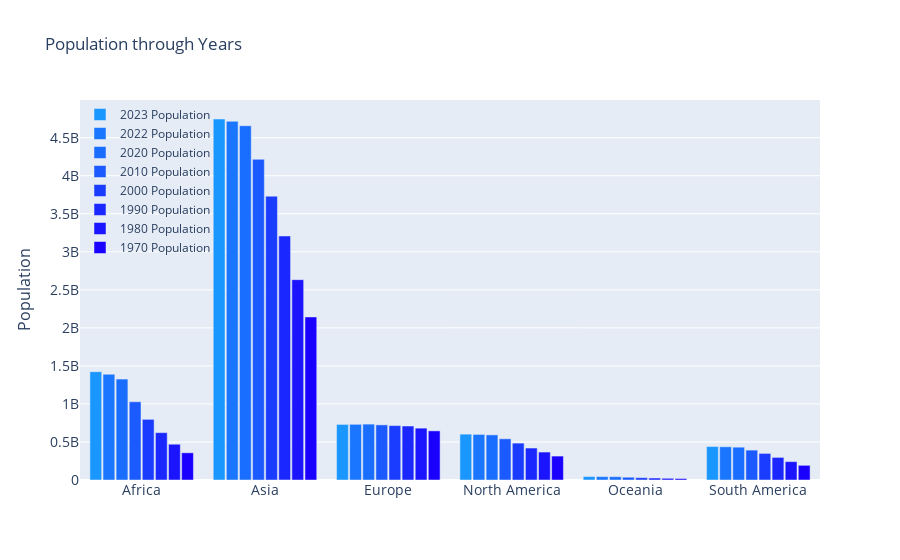

This figure's notebook cell:
### Code cell
fig = go.Figure()
fig.add_trace(go.Bar(x=df_continent["#"],
                y=df_continent["2023 Population"],
                name='2023 Population',
                marker_color='rgb(26, 150, 255)'
                ))
fig.add_trace(go.Bar(x=df_continent["#"],
                y=df_continent["2022 Population"],
                name='2022 Population',
                marker_color='rgb(26, 118, 255)'
                ))
fig.add_trace(go.Bar(x=df_continent["#"],
                y=df_continent["2020 Population"],
                name='2020 Population',
                marker_color='rgb(26, 110, 255)'
                ))

fig.add_trace(go.Bar(x=df_continent["#"],
                y=df_continent["2010 Population"],
                name='2010 Population',
                marker_color='rgb(26, 90, 255)'
                ))
fig.add_trace(go.Bar(x=df_continent["#"],
                y=df_continent["2000 Population"],
                name='2000 Population',
                marker_color='rgb(26, 60, 255)'
                ))
fig.add_trace(go.Bar(x=df_continent["#"],
                y=df_continent["1990 Population"],
                name='1990 Population',
                marker_color='rgb(26, 40, 255)'
                ))
fig.add_trace(go.Bar(x=df_continent["#"],
                y=df_continent["1980 Population"],
                name='1980 Population',
                marker_color='rgb(26, 20, 255)'
                ))

fig.add_trace(go.Bar(x=df_continent["#"],
                y=df_continent["1970 Population"],
                name='1970 Population',
                marker_color='rgb(26, 0, 255)'
                ))

fig.update_layout(
    title='Population through Years',
    xaxis_tickfont_size=14,
    yaxis=dict(
        title='Population',
        titlefont_size=16,
        tickfont_size=14,
    ),
    legend=dict(
        x=0,
        y=1.0,
        bgcolor='rgba(255, 255, 255, 0)',
        bordercolor='rgba(255, 255, 255, 0)'
    ),
    barmode='group',
    bargap=0.15, # gap between bars of adjacent location coordinates.
    bargroupgap=0.1 # gap between bars of the same location coordinate.
)
fig.show()

### Figure 1 — Plotly figure (JSON) as saved in the notebook; plotly's stock layout.template omitted (floating-point values rounded to 4 significant figures)
{"data": [{"marker": {"color": "rgb(26, 150, 255)"}, "name": "2023 Population", "type": "bar", "x": ["Africa", "Asia", "Europe", "North America", "Oceania", "South America"], "y": [1423576561, 4745744209, 730837759, 602932251, 45380312, 439715218]}, {"marker": {"color": "rgb(26, 118, 255)"}, "name": "2022 Population", "type": "bar", "x": ["Africa", "Asia", "Europe", "North America", "Oceania", "South America"], "y": [1390698267, 4715438034, 732119425, 599076114, 44418874, 436812828]}, {"marker": {"color": "rgb(26, 110, 255)"}, "name": "2020 Population", "type": "bar", "x": ["Africa", "Asia", "Europe", "North America", "Oceania", "South America"], "y": [1326293213, 4657390851, 734733055, 593024283, 43319480, 431526296]}, {"marker": {"color": "rgb(26, 90, 255)"}, "name": "2010 Population", "type": "bar", "x": ["Africa", "Asia", "Europe", "North America", "Oceania", "South America"], "y": [1027984257, 4215491752, 724655925, 541595792, 36487265, 393075063]}, {"marker": {"color": "rgb(26, 60, 255)"}, "name": "2000 Population", "type": "bar", "x": ["Africa", "Asia", "Europe", "North America", "Oceania", "South America"], "y": [797544883, 3731517754, 715405382, 485035066, 30604268, 349631202]}, {"marker": {"color": "rgb(26, 40, 255)"}, "name": "1990 Population", "type": "bar", "x": ["Africa", "Asia", "Europe", "North America", "Oceania", "South America"], "y": [622639699, 3208088741, 709598848, 420306596, 26220989, 297144083]}, {"marker": {"color": "rgb(26, 20, 255)"}, "name": "1980 Population", "type": "bar", "x": ["Africa", "Asia", "Europe", "North America", "Oceania", "South America"], "y": [470371904, 2633635276, 681883536, 367407724, 22508078, 241786766]}, {"marker": {"color": "rgb(26, 0, 255)"}, "name": "1970 Population", "type": "bar", "x": ["Africa", "Asia", "Europe", "North America", "Oceania", "South America"], "y": [357677124, 2143540765, 645802705, 314625104, 19126273, 192944882]}], "layout": {"bargap": 0.15, "bargroupgap": 0.1, "barmode": "group", "legend": {"bgcolor": "rgba(255, 255, 255, 0)", "bordercolor": "rgba(255, 255, 255, 0)", "x": 0, "y": 1}, "title": {"text": "Population through Years"}, "xaxis": {"tickfont": {"size": 14}}, "yaxis": {"tickfont": {"size": 14}, "title": {"font": {"size": 16}, "text": "Population"}}}}
